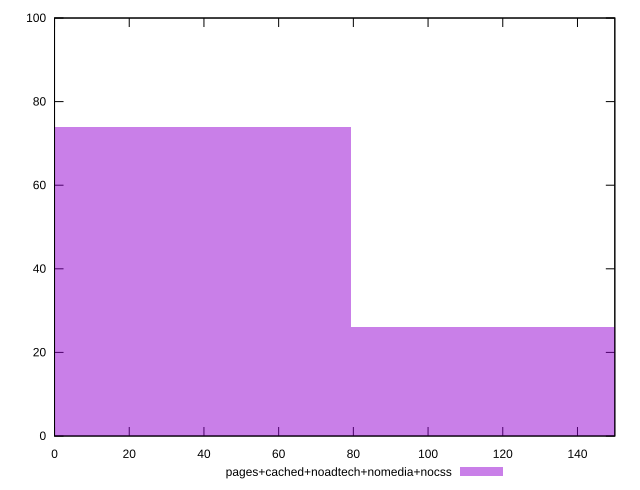

This chart was generated by the following gnuplot code:
reset

$pagesCachedNoadtechNomediaNocss <<EOF
0 74
158.67293649463133 26
EOF

set key outside below
set boxwidth 158.67293649463133
set xrange [0:150]
set yrange [0:100]
set trange [0:100]
set style fill transparent solid 0.5 noborder
set terminal svg size 640, 490 enhanced background rgb 'white'
set output "report_00017_2021-02-10T15-08-03.406Z/unminified-javascript/comparison/histogram/4_vs_5.svg"

plot $pagesCachedNoadtechNomediaNocss title "pages+cached+noadtech+nomedia+nocss" with boxes

reset
